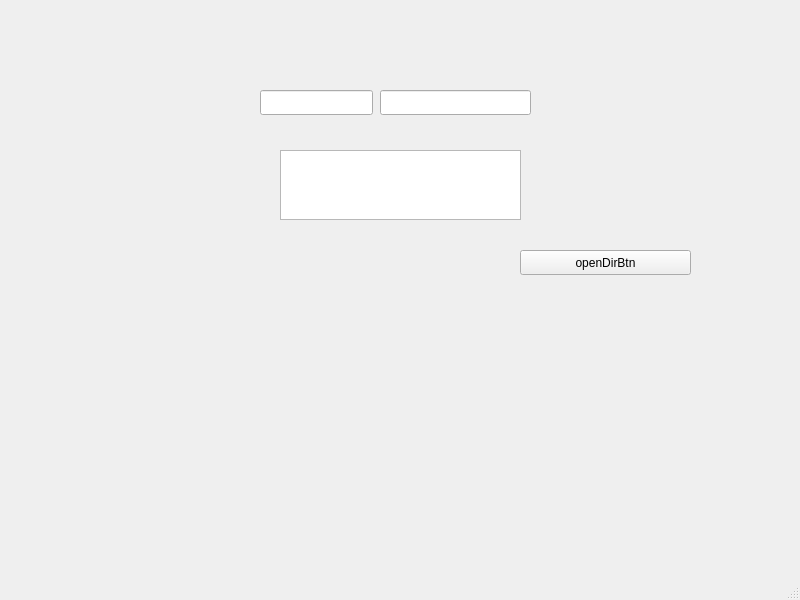
<?xml version="1.0" encoding="UTF-8"?>
<ui version="4.0">
 <class>MainWindow</class>
 <widget class="QMainWindow" name="MainWindow">
  <property name="geometry">
   <rect>
    <x>0</x>
    <y>0</y>
    <width>800</width>
    <height>600</height>
   </rect>
  </property>
  <property name="windowTitle">
   <string>MainWindow</string>
  </property>
  <widget class="QWidget" name="centralwidget">
   <widget class="QPushButton" name="pushButton">
    <property name="geometry">
     <rect>
      <x>520</x>
      <y>250</y>
      <width>171</width>
      <height>25</height>
     </rect>
    </property>
    <property name="text">
     <string>openDirBtn</string>
    </property>
   </widget>
   <widget class="QTextEdit" name="textEdit">
    <property name="geometry">
     <rect>
      <x>280</x>
      <y>150</y>
      <width>241</width>
      <height>70</height>
     </rect>
    </property>
   </widget>
   <widget class="QLineEdit" name="lineFolders">
    <property name="geometry">
     <rect>
      <x>380</x>
      <y>90</y>
      <width>151</width>
      <height>25</height>
     </rect>
    </property>
   </widget>
   <widget class="QLineEdit" name="lineFiles">
    <property name="geometry">
     <rect>
      <x>260</x>
      <y>90</y>
      <width>113</width>
      <height>25</height>
     </rect>
    </property>
   </widget>
  </widget>
  <widget class="QMenuBar" name="menubar">
   <property name="geometry">
    <rect>
     <x>0</x>
     <y>0</y>
     <width>800</width>
     <height>22</height>
    </rect>
   </property>
  </widget>
  <widget class="QStatusBar" name="statusbar"/>
 </widget>
 <resources/>
 <connections/>
</ui>
